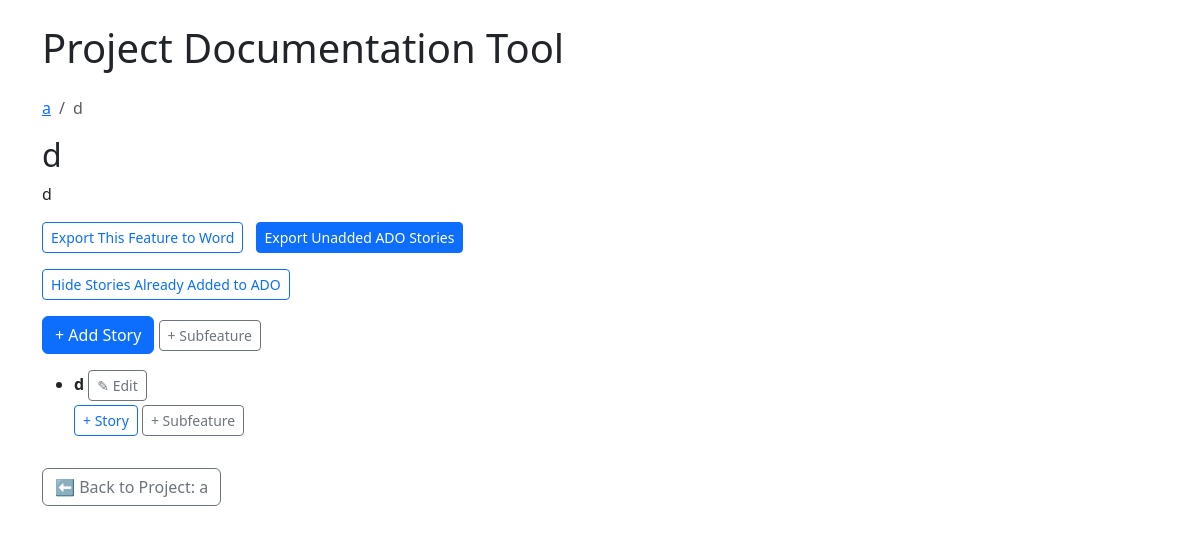
Page /feature/1 on the committed database.
### models.py (models this page shows)
class Project(db.Model):
    id = db.Column(db.Integer, primary_key=True)
    name = db.Column(db.String(200), nullable=True)
    description = db.Column(db.Text)
    created_at = db.Column(db.DateTime, default=datetime.utcnow)
    features = db.relationship('Feature', backref='project', lazy=True, cascade="all, delete-orphan")

class Feature(db.Model):
    id = db.Column(db.Integer, primary_key=True)
    project_id = db.Column(db.Integer, db.ForeignKey('project.id'), nullable=False)
    parent_feature_id = db.Column(db.Integer, db.ForeignKey('feature.id'), nullable=True)
    title = db.Column(db.String(200), nullable=True)
    description = db.Column(db.Text)
    created_at = db.Column(db.DateTime, default=datetime.utcnow)
    parent = db.relationship('Feature', remote_side=[id], backref='subfeatures')
    user_stories = db.relationship('UserStory', backref='feature', lazy=True, cascade="all, delete-orphan")

### app.py (the view)
@app.route('/feature/<int:feature_id>')
def view_feature(feature_id):
    feature = Feature.query.get_or_404(feature_id)
    show_added = request.args.get("show_added", "1") == "1"
    breadcrumbs = build_feature_breadcrumbs(feature)
    return render_template(
        "feature_details.html",
        feature=feature,
        show_added=show_added,
        breadcrumbs=breadcrumbs, root_feature=feature
    )

### app.py (called while the page is built)
def build_feature_breadcrumbs(feature):
    breadcrumbs = []
    current = feature
    while current:
        breadcrumbs.append(current)
        current = current.parent  # assuming your Feature model has this relationship
    breadcrumbs.reverse()
    return breadcrumbs

### templates/feature_details.html (shortened to what this page needs)
{% extends 'base.html' %}
{% block content %}
<nav aria-label="breadcrumb" class="mb-3">
  <ol class="breadcrumb">
    <li class="breadcrumb-item">
      <a href="{{ url_for('view_project', project_id=feature.project_id) }}">{{ feature.project.name }}</a>
    </li>
    {% for crumb in breadcrumbs %}
      {% if loop.last %}
        <li class="breadcrumb-item active" aria-current="page">{{ crumb.title }}</li>
      {% else %}
        <li class="breadcrumb-item">
          <a href="{{ url_for('view_feature', feature_id=crumb.id) }}">{{ crumb.title }}</a>
        </li>
      {% endif %}
    {% endfor %}
  </ol>
</nav>
<h2>{{ feature.title }}</h2>
<p>{{ feature.description }}</p>
<div class="mb-3">
  <a href="{{ url_for('export_feature_word', feature_id=feature.id) }}" class="btn btn-outline-primary btn-sm me-2">
    Export This Feature to Word
  </a>
  <a href="{{ url_for('export_feature_stories', feature_id=feature.id) }}" class="btn btn-primary btn-sm">
    Export Unadded ADO Stories
  </a>
</div>
<form method="get" class="mb-3">
  <button type="submit" class="btn btn-sm {{ 'btn-outline-primary' if show_added else 'btn-primary' }}">
    {{ 'Hide' if show_added else 'Show' }} Stories Already Added to ADO
  </button>
</form>
<a href="{{ url_for('new_story', feature_id=feature.id) }}" class="btn btn-primary mb-3">+ Add Story</a>
<a href="/project/{{ feature.project_id }}/feature/{{ feature.id }}/child" class="btn btn-sm btn-outline-secondary mb-3">+ Subfeature</a>
<ul>
  {% set project = feature.project %}
  {% set root_feature = feature %}
  {% include 'feature_tree.html' with context %}
</ul>
<a href="{{ url_for('view_project', project_id=feature.project_id) }}" class="btn btn-outline-secondary mt-3">
  ⬅ Back to Project: {{ feature.project.name }}
</a>
{% endblock %}

### templates/feature_tree.html (shortened to what this page needs)
  {% set is_root = root_feature and feature.id == root_feature.id %}
<li class="mb-2">
  {% if not is_root %}
    <a href="{{ url_for('view_feature', feature_id=feature.id) }}">
      <strong>{{ feature.title }}</strong>
    </a>
  {% else %}
    <strong>{{ feature.title }}</strong>
  {% endif %}
<a href="{{ url_for('edit_feature', feature_id=feature.id) }}" class="btn btn-sm btn-outline-secondary">✎ Edit</a>
  <div class="mt-1 mb-1">
    <a
      href="/feature/{{ feature.id }}/story/new"
      class="btn btn-sm btn-outline-primary"
      >+ Story</a
    >
    <a
      href="/project/{{ feature.project_id }}/feature/{{ feature.id }}/child"
      class="btn btn-sm btn-outline-secondary"
      >+ Subfeature</a
    >
  </div>
</li>

### rows in the picture
Project: project.name "a"
Feature: title "d", description "d"

### other values in the picture
{{ 'Hide' if show_added else 'Show' }} "Hide"
